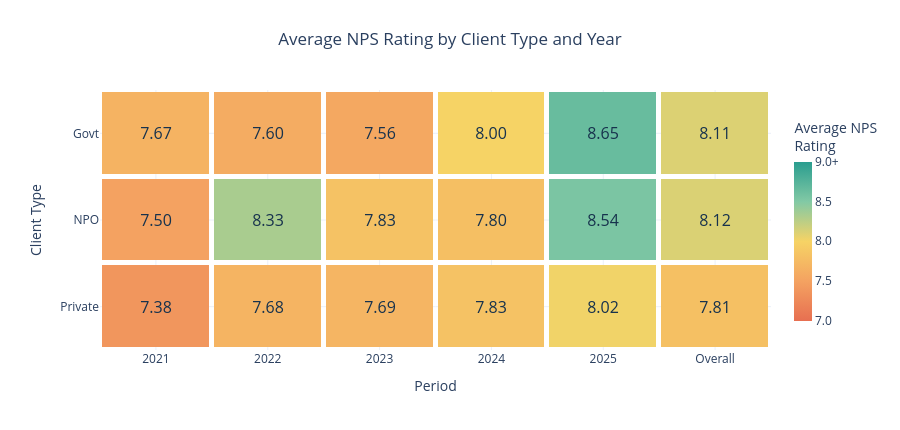

Notebook cell for this chart:
### Markdown cell above
## Visualisation 2 — Average NPS Rating by Client Type and Year

**Purpose:** Examine customer advocacy and loyalty patterns across client types and periods. The heatmap makes high and low combinations easy to locate, while the printed values support precise comparison.

**How to interact:** Hover over a cell to view its client type, period, average NPS rating and record count.

> **Measurement note:** This chart shows the average **NPS Rating** on a 0–10 survey scale. It is not the formal Net Promoter Score, which is calculated as the percentage of Promoters minus the percentage of Detractors.

### Code cell
import pandas as pd
import plotly.graph_objects as go


# -------------------------------------------------
# 1. Set display order
# -------------------------------------------------

type_order = [
    client_type
    for client_type in ["Govt", "NPO", "Private"]
    if client_type in df["TYPE"].unique()
]

years = sorted(
    df["YEAR"].dropna().astype(int).unique()
)


# -------------------------------------------------
# 2. Calculate average NPS rating
# -------------------------------------------------

nps_heatmap = (
    df.groupby(["TYPE", "YEAR"])["NPS RATING"]
      .mean()
      .round(2)
      .unstack("YEAR")
      .reindex(type_order)
)

nps_heatmap.columns = [
    str(int(year))
    for year in nps_heatmap.columns
]

nps_heatmap["Overall"] = (
    df.groupby("TYPE")["NPS RATING"]
      .mean()
      .round(2)
      .reindex(type_order)
)


# -------------------------------------------------
# 3. Calculate number of records for hover
# -------------------------------------------------

record_heatmap = (
    df.groupby(["TYPE", "YEAR"])
      .size()
      .unstack("YEAR")
      .reindex(type_order)
)

record_heatmap.columns = [
    str(int(year))
    for year in record_heatmap.columns
]

record_heatmap["Overall"] = (
    df.groupby("TYPE")
      .size()
      .reindex(type_order)
)


# -------------------------------------------------
# 4. Create Graph Objects heatmap
# -------------------------------------------------

fig2 = go.Figure(
    data=go.Heatmap(
        x=nps_heatmap.columns,
        y=nps_heatmap.index,
        z=nps_heatmap.values,

        text=nps_heatmap.values,
        texttemplate="%{text:.2f}",
        textfont=dict(
            size=16,
            color="#17324D"
        ),

        customdata=record_heatmap.values,

        zmin=7,
        zmax=9,

        colorscale=[
            [0.00, "#E76F51"],
            [0.25, "#F4A261"],
            [0.50, "#F6D365"],
            [0.75, "#82C9A5"],
            [1.00, "#2A9D8F"]
        ],

        colorbar=dict(
            title="Average NPS<br>Rating",
            tickvals=[7, 7.5, 8, 8.5, 9],
            ticktext=["7.0", "7.5", "8.0", "8.5", "9.0+"],
            thickness=18,
            len=0.85
        ),

        xgap=5,
        ygap=5,

        hovertemplate=(
            "<b>Client Type: %{y}</b><br>"
            "Period: %{x}<br>"
            "Average NPS Rating: %{z:.2f} / 10<br>"
            "Records Used: %{customdata}"
            "<extra></extra>"
        )
    )
)

# -------------------------------------------------
# 5. Format graph
# -------------------------------------------------

fig2.update_layout(
    title=dict(
        text="Average NPS Rating by Client Type and Year",
        x=0.5,
        xanchor="center"
    ),

    xaxis=dict(
        title="Period",
        side="bottom",
        type="category"
    ),

    yaxis=dict(
        title="Client Type",
        autorange="reversed",
        type="category"
    ),

    template="plotly_white",

    hoverlabel=dict(
        bgcolor="white",
        font_size=13
    ),

    margin=dict(
        l=100,
        r=120,
        t=90,
        b=80
    ),

    height=430
)


# -------------------------------------------------
# 6. Display graph
# -------------------------------------------------

fig2.show(
    config={
        "displayModeBar": True,
        "displaylogo": False,
        "responsive": True,

        "toImageButtonOptions": {
            "format": "png",
            "filename": "nps_rating_heatmap",
            "scale": 2
        }
    }
)

### Figure 1 — Plotly figure (JSON) as saved in the notebook; plotly's stock layout.template omitted (floating-point values rounded to 4 significant figures)
{"data": [{"colorbar": {"len": 0.85, "thickness": 18, "ticktext": ["7.0", "7.5", "8.0", "8.5", "9.0+"], "tickvals": [7, 7.5, 8, 8.5, 9], "title": {"text": "Average NPS<br>Rating"}}, "colorscale": [[0, "#E76F51"], [0.25, "#F4A261"], [0.5, "#F6D365"], [0.75, "#82C9A5"], [1, "#2A9D8F"]], "customdata": [[3, 5, 9, 17, 20, 54], [2, 3, 6, 10, 13, 34], [24, 34, 59, 87, 100, 304]], "hovertemplate": "<b>Client Type: %{y}</b><br>Period: %{x}<br>Average NPS Rating: %{z:.2f} / 10<br>Records Used: %{customdata}<extra></extra>", "text": [[7.67, 7.6, 7.56, 8, 8.65, 8.11], [7.5, 8.33, 7.83, 7.8, 8.54, 8.12], [7.38, 7.68, 7.69, 7.83, 8.02, 7.81]], "textfont": {"color": "#17324D", "size": 16}, "texttemplate": "%{text:.2f}", "type": "heatmap", "x": ["2021", "2022", "2023", "2024", "2025", "Overall"], "xgap": 5, "y": ["Govt", "NPO", "Private"], "ygap": 5, "z": [[7.67, 7.6, 7.56, 8, 8.65, 8.11], [7.5, 8.33, 7.83, 7.8, 8.54, 8.12], [7.38, 7.68, 7.69, 7.83, 8.02, 7.81]], "zmax": 9, "zmin": 7}], "layout": {"height": 430, "hoverlabel": {"bgcolor": "white", "font": {"size": 13}}, "margin": {"b": 80, "l": 100, "r": 120, "t": 90}, "title": {"text": "Average NPS Rating by Client Type and Year", "x": 0.5, "xanchor": "center"}, "xaxis": {"side": "bottom", "title": {"text": "Period"}, "type": "category"}, "yaxis": {"autorange": "reversed", "title": {"text": "Client Type"}, "type": "category"}}}
